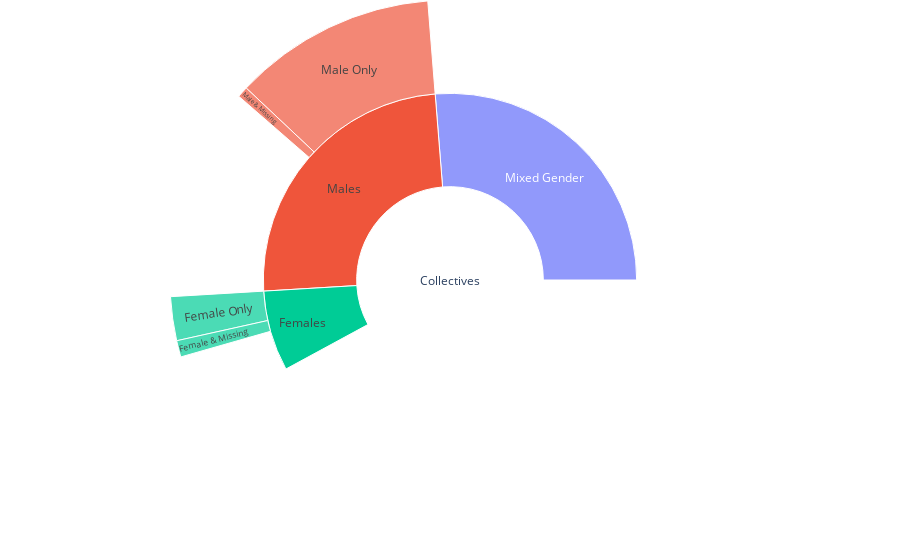

Source (notebook cell):
### Code cell
#collective insight RHIZOME
import plotly.graph_objects as go

fig_sun =go.Figure(go.Sunburst(
    labels=["Collectives", "Males", "Male Only", "Male & Missing", "Mixed Gender", "Females", "Female Only", "Female & Missing"],
    parents=["", "Collectives","Males", "Males", "Collectives", "Collectives",  "Females", "Females"],
    values=[133, 39, 37, 2, 83, 11, 8, 3]
))
fig_sun.update_layout(margin = dict(t=0, l=0, r=0, b=0))

fig_sun.show()

### Figure 1 — Plotly figure (JSON) as saved in the notebook; plotly's stock layout.template omitted (floating-point values rounded to 4 significant figures)
{"data": [{"labels": ["Collectives", "Males", "Male Only", "Male & Missing", "Mixed Gender", "Females", "Female Only", "Female & Missing"], "parents": ["", "Collectives", "Males", "Males", "Collectives", "Collectives", "Females", "Females"], "type": "sunburst", "values": [133, 39, 37, 2, 83, 11, 8, 3]}], "layout": {"margin": {"b": 0, "l": 0, "r": 0, "t": 0}}}
